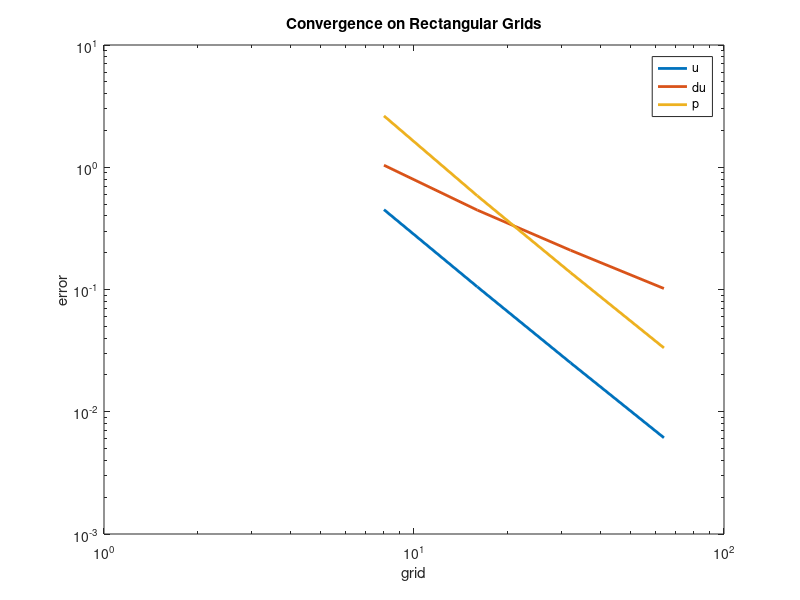
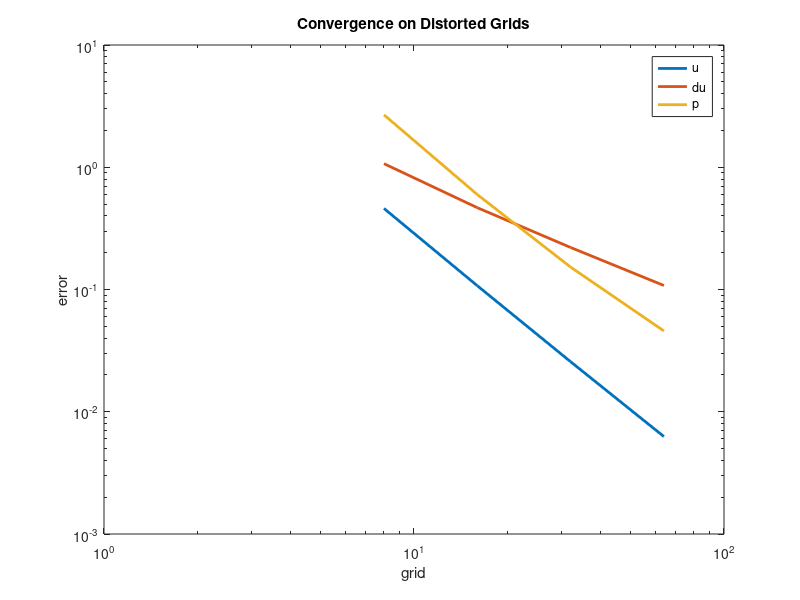

The MATLAB source for these figures, in order:
grid = [1.0/8, 1.0/16, 1.0/32, 1.0/64]
grid = [8, 16, 32, 64];

figure
loglog(grid, [.4502 , .1052, .02513, .006130],'linewidth',2);
hold on
loglog(grid, [1.039, .4463, .2093, .1019],'linewidth',2);
loglog(grid, [2.632, .5845, .1374 .03330],'linewidth',2);

legend('u', 'du', 'p')
title('Convergence on Rectangular Grids')
xlabel('grid')
ylabel('error')

figure
loglog(grid, [.4603 .1074 .02567 .006266],'linewidth',2);
hold on
loglog(grid, [1.070 .4670 .2207 .1078],'linewidth',2);
loglog(grid, [2.685 .5981 .1525 .04580],'linewidth',2);

legend('u', 'du', 'p')
title('Convergence on Distorted Grids')
xlabel('grid')
ylabel('error')
